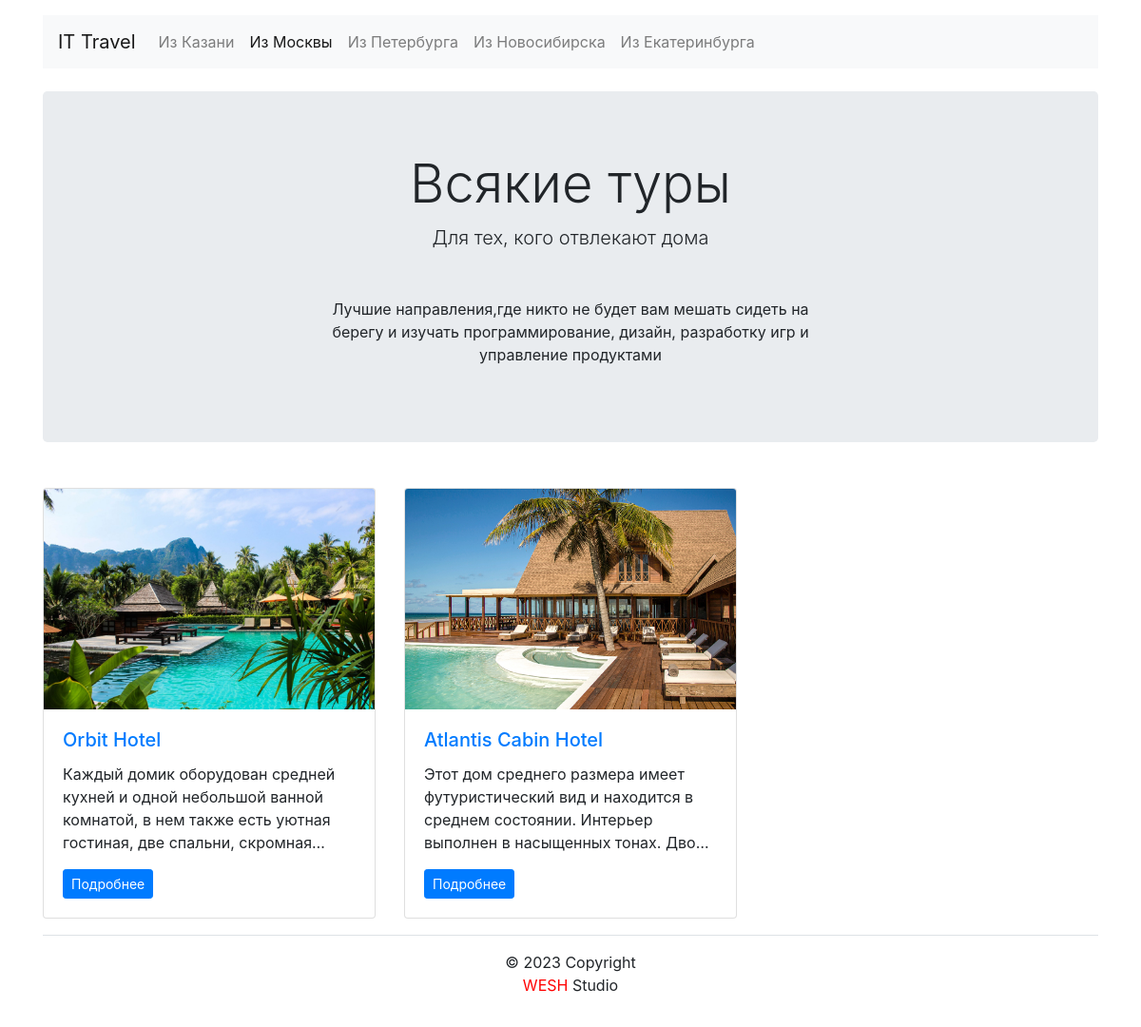
/departure/msk/, run on the app's committed database.
### tours/models.py (models this page shows, shortened)
class Departure(models.Model):
    CITIES = [
        ("Из Москвы", "Из Москвы"),
        ("Из Петербурга", "Из Петербурга"),
        ("Из Новосибирска", "Из Новосибирска"),
        ("Из Екатеринбурга", "Из Екатеринбурга"),
        ("Из Казани", "Из Казани"),
    ]
    name = models.CharField(max_length=50 ,choices=CITIES, verbose_name="Город отправления")
    slug = models.SlugField(max_length=130, unique=True, null=True)
    class Meta:
        verbose_name = "Отправление"
        verbose_name_plural = "Отправления"

class Tour(models.Model):
    STARS = [
        ('1', 1),
        ('2', 2),
        ('3', 3),
        ('4', 4),
        ('5', 5)
    ]
    title = models.CharField(max_length=155, verbose_name="Название")
    description = models.TextField(max_length=6000, verbose_name="Описание")
    slug = models.SlugField(max_length=130, unique=True, null=True)
    departure = models.ForeignKey(Departure, related_name='tours', on_delete = models.SET_NULL, null=True, verbose_name="Город отправления")
    destination = models.ForeignKey(Destination, related_name='tours', on_delete = models.SET_NULL, null=True, verbose_name="Город прибытия")
    image = models.ImageField(upload_to='images/', blank=True, verbose_name="Изображение")
    price = models.PositiveIntegerField(verbose_name="Цена")
    stars = models.CharField(max_length=5, choices=STARS, default='OS', verbose_name="Кол-во звёзд")
    nights = models.PositiveIntegerField(null=True, verbose_name="Кол-во ночей")
    pub_date = models.DateTimeField(auto_now_add=True, verbose_name="Время публикации тура")
    def get_absolute_url(self):
        return reverse('tours:tour_detail', kwargs={'slug' : self.slug})
    class Meta:
        verbose_name = "Тур"
        verbose_name_plural = "Туры"
        ordering = ['-pub_date']

### tours/views.py (the view)
# urls.py: path('departure/<slug:slug>/', views.TourDepartureList.as_view(), name='tour_dep'),
class TourDepartureList(ListView):
    model = Tour
    context_object_name = 'tours'
    paginate_by = 6
    template_name = 'tours/tours_departure.html'
    def get_queryset(self):
        qs = self.model.objects.all()
        if self.kwargs.get('slug'):
            qs = qs.filter(departure__slug=self.kwargs['slug'])
        return qs
    def get_context_data(self, **kwargs):
        context = super().get_context_data(**kwargs)
        dep_list = Departure.objects.all()
        context['departures'] = dep_list
        return context

### core/context_processors/year.py (called while the page is built)
def year(request):
    return {
        'year': timezone.now().year,
    }

### templates/tours/tours_departure.html (shortened to what this page needs)
{% extends 'base.html' %}
{% block hero %}
    <div class="jumbotron text-center mt-4">
      <h1 class="display-4">Всякие туры</h1>
      <p class="lead">Для тех, кого отвлекают дома</p>
      <p class="mt-5 w-50 mx-auto">Лучшие направления,где никто не будет вам мешать сидеть на берегу и изучать программирование, дизайн, разработку игр и управление продуктами</p>
    </div>
{% endblock hero %}
{% block content %}
    <div class="row mt-5" data-test="cards">
        {% for tour in tours %}
        <div class="col-4" data-test="card">
            <div class="card mb-3" >
            <img src="{{ tour.image.url }}" style="height:232px;" class="card-img-top img-fluid" data-test="picture">
            <div class="card-body">
              <h5 class="card-title"><a href="{{ tour.get_absolute_url }}" target="_blank">{{ tour.title }}</a></h5>
                <p class="card-text card-p">{{ tour.description }}</p>
                <a href="{{ tour.get_absolute_url }}" target="_blank" class="btn btn-sm btn-primary" data-test="tourlink">Подробнее</a>
            </div>
        </div>
        </div>
        {% endfor %}
<div class="col-md-5 mx-auto">
</div>
{% endblock %}

### templates/includes/nav.html (shortened to what this page needs)
<nav class="navbar navbar-expand-lg navbar-light bg-light">
    <a class="navbar-brand" data-test="logo" href="/">IT Travel</a>
    <div class="collapse navbar-collapse" id="navbarNav">
      <ul class="navbar-nav" data-test="navigation">
        {% for dep in departures %}
        <li class="nav-item {% if dep.slug in request.path %}active{% endif %}">
          <a class="nav-link" href="{% url 'tours:tour_dep' dep.slug %}" data-test="navlink">{{ dep.name }}</a>
        </li>
        {% endfor %}
      </ul>
    </div>
  </nav>

### tours/static/assets/css/svoicss.css (style rules this page uses)
.card-p { display: -webkit-box;-webkit-line-clamp: 4;-webkit-box-orient: vertical;overflow: hidden; }

### data on the page
Departure: name "Из Казани"
Departure: name "Из Москвы"
Departure: name "Из Петербурга"
Departure: name "Из Новосибирска"
Departure: name "Из Екатеринбурга"
Tour: image (picture), title "Orbit Hotel", description "Каждый домик оборудован средней кухней и одной небольшой ванной комнатой, в нем также есть уютная гостиная, две спальни,…"
Tour: image (picture), title "Atlantis Cabin Hotel", description "Этот дом среднего размера имеет футуристический вид и находится в среднем состоянии. Интерьер выполнен в насыщенных тонах.…"
